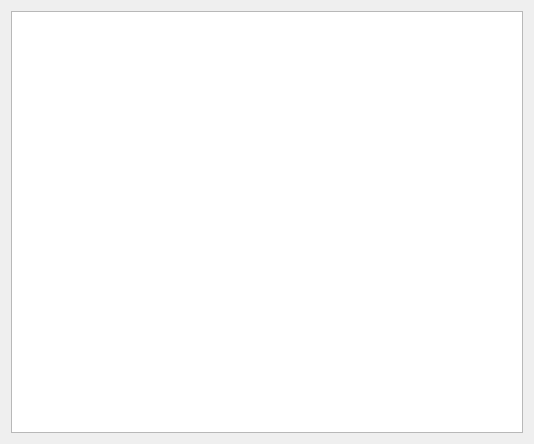
<ui version="4.0" >
 <class>PythonTerminalWidget</class>
 <widget class="QWidget" name="PythonTerminalWidget" >
  <property name="geometry" >
   <rect>
    <x>0</x>
    <y>0</y>
    <width>534</width>
    <height>444</height>
   </rect>
  </property>
  <property name="windowTitle" >
   <string>Python Terminal</string>
  </property>
  <layout class="QVBoxLayout" >
   <item>
    <widget class="QTextEdit" name="outputText" >
     <property name="font" >
      <font>
       <family>DejaVu Sans Mono</family>
      </font>
     </property>
     <property name="lineWrapMode" >
      <enum>QTextEdit::NoWrap</enum>
     </property>
     <property name="readOnly" >
      <bool>true</bool>
     </property>
    </widget>
   </item>
  </layout>
 </widget>
 <resources/>
 <connections/>
</ui>
